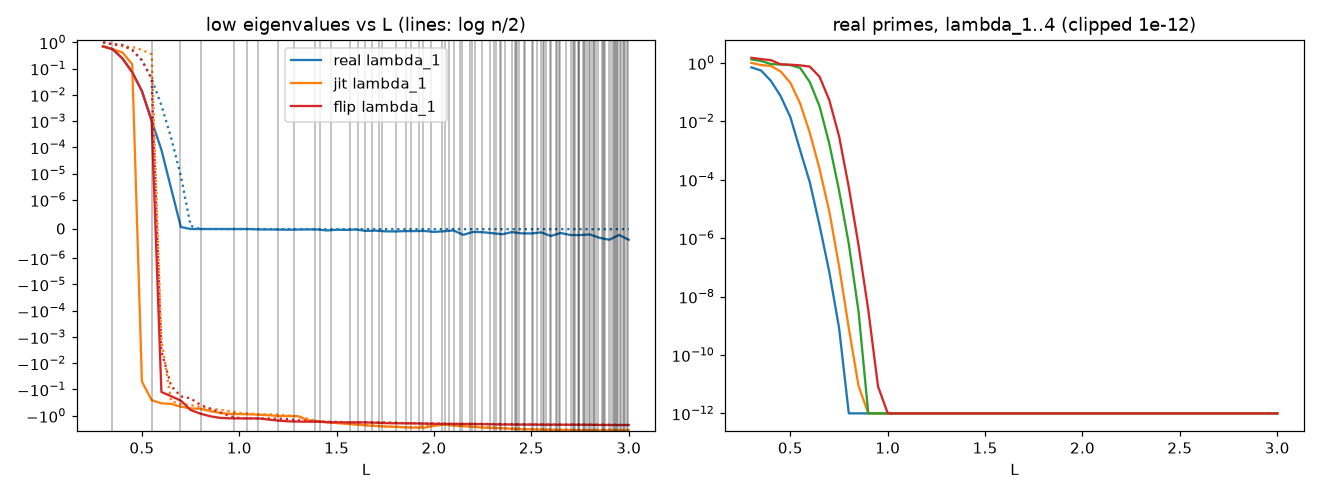

Reproduce this figure in Python.
"""Idea 4: flow of the Weil form W_L in L (pole-orth, support [-L,L], 40-sine basis). UNCERTIFIED float64.
Exact fact (no numerics): test spaces are nested in L, so the true lambda_min(L) is NON-INCREASING in L."""
import numpy as np, math
import matplotlib; matplotlib.use("Agg"); import matplotlib.pyplot as plt
import place_margin as pm
M=pm.M; out=[]; P=lambda *a: (out.append(" ".join(str(x) for x in a)), print(*a, flush=True))
def low(L, jit=None, flip=()):
    arch,prim,a,b,_=pm.forms(L)
    if jit is not None or flip:
        x=np.linspace(-L,L,4001); dx=x[1]-x[0]; B=pm.basis_vals(x,L); prim=np.zeros((M,M))
        for n in range(2,len(pm.LAM)):
            if pm.LAM[n]==0: continue
            y=math.log(n)+(jit.get(n,0) if jit else 0)
            if y<=0 or y>=2*L: continue
            C=B@pm.basis_vals(x-y,L).T*dx; prim+=(-1 if n in flip else 1)*pm.LAM[n]/math.sqrt(n)*(C+C.T)
    W=arch-prim; Q,_=np.linalg.qr(np.stack([a,b],1)); U=np.linalg.svd(np.eye(M)-Q@Q.T)[0][:,:M-2]
    ev,V=np.linalg.eigh(U.T@((W+W.T)/2)@U); c=U@V[:,0]
    xb=np.array([-L+1e-3*L,L-1e-3*L]); fb=c@pm.basis_vals(xb,L)   # edge values ~ slope*eps
    return ev[:4], np.abs(fb).max()/(1e-3*L)
Ls=np.round(np.arange(0.3,3.001,0.05),3)
rng=np.random.default_rng(3); jit={n:0.05*rng.normal() for n in range(2,len(pm.LAM))}
R={k:[] for k in ("real","jit","flip")}; edge=[]
for L in Ls:
    e,s=low(L); R["real"].append(e); edge.append(s)
    R["jit"].append(low(L,jit=jit)[0]); R["flip"].append(low(L,flip=(3,))[0])
for k in R: R[k]=np.array(R[k])
lm=R["real"][:,0]; d=np.gradient(lm,Ls)
P("1. real primes: L, lambda_1..4, d lambda_1/dL (finite diff), |f'(+-L)| proxy of bottom eigvec, new prime powers with log n/2 in (L-0.05,L]")
for i,L in enumerate(Ls):
    new=[n for n in range(2,len(pm.LAM)) if pm.LAM[n] and L-0.05<math.log(n)/2<=L]
    P("%.2f  %s  d=%+.2e  edge=%.2e  %s"%(L," ".join("%+.3e"%v for v in R["real"][i]),d[i],edge[i],new if new else ""))
P("\n2. summary")
P(" max lambda_min increase between grid points (true lambda_min is non-increasing; 40-mode basis is NOT nested):",
  "%.2e"%np.max(np.diff(lm)))
for k in ("jit","flip"):
    m=R[k][:,0]; br=Ls[np.argmax(m<-1e-4)] if np.any(m<-1e-4) else None
    P(" %s: first L with lambda_min<-1e-4: %s ; min over grid %.3e"%(k,br,m.min()))
P(" real: min over grid %.3e (all within float noise of 0 = near-null)"%lm.min())
fig,ax=plt.subplots(1,2,figsize=(12,4.5))
for k,c in (("real","C0"),("jit","C1"),("flip","C3")):
    ax[0].plot(Ls,R[k][:,0],'-',color=c,label=k+" lambda_1"); ax[0].plot(Ls,R[k][:,1],':',color=c)
for n in range(2,len(pm.LAM)):
    if pm.LAM[n] and math.log(n)/2<=3: ax[0].axvline(math.log(n)/2,color='k',lw=.3)
ax[0].set_yscale('symlog',linthresh=1e-6); ax[0].set_xlabel("L"); ax[0].legend(); ax[0].set_title("low eigenvalues vs L (lines: log n/2)")
ax[1].semilogy(Ls,np.maximum(R["real"][:,:4],1e-12)); ax[1].set_title("real primes, lambda_1..4 (clipped 1e-12)"); ax[1].set_xlabel("L")
plt.tight_layout(); plt.savefig("flow.png",dpi=110); plt.savefig("/workspace/flow.png",dpi=110)
open("flow_results.txt","w").write("\n".join(out)+"\n")
